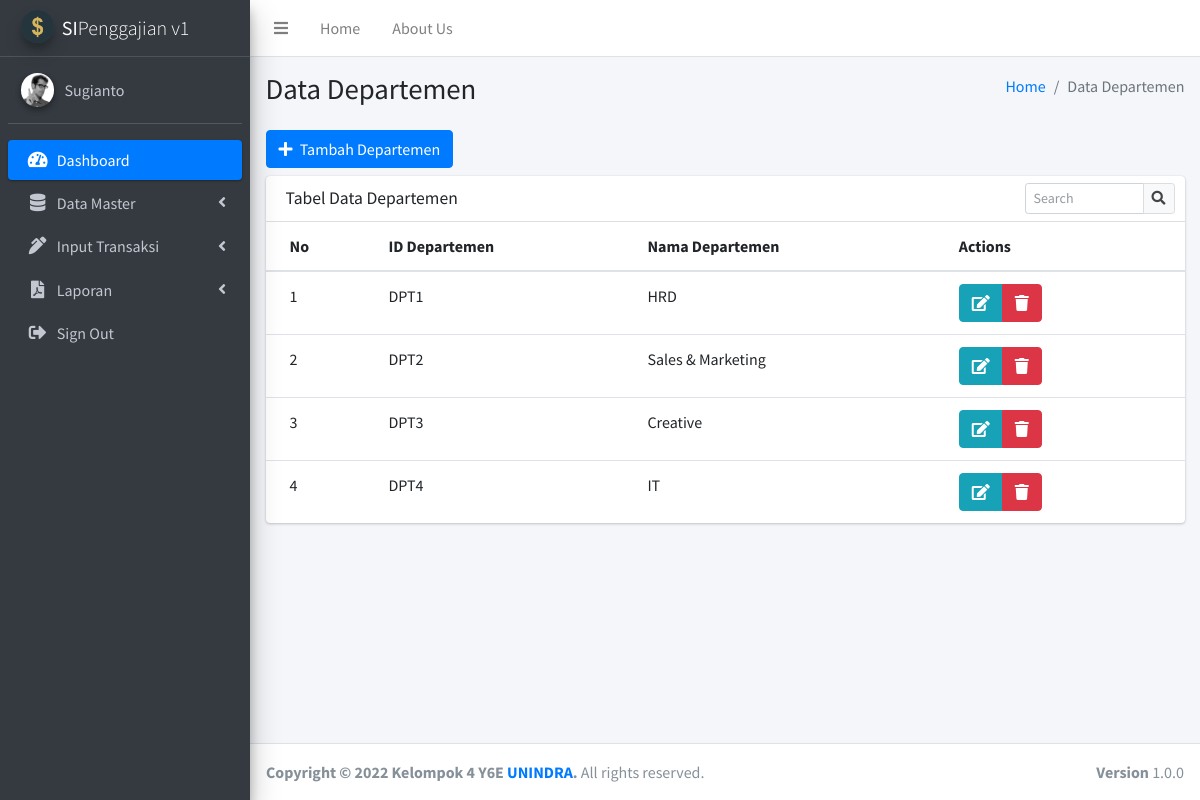
Page /data_master/data_departemen.php (signed in) on the committed database.
### tables this page shows
CREATE TABLE `karyawan` (
  `nik` varchar(15) NOT NULL,
  `id_jabatan` varchar(15) NOT NULL,
  `nama_karyawan` varchar(30) NOT NULL,
  `alamat` varchar(150) NOT NULL,
  `jenis_kelamin` varchar(30) NOT NULL,
  `no_telepon` varchar(15) NOT NULL,
  `ptkp` varchar(30) NOT NULL,
  `npwp` varchar(30) NOT NULL,
  `foto` varchar(50) NOT NULL,
  `tanggal_masuk` date NOT NULL,
  `tanggal_keluar` date NOT NULL
);

CREATE TABLE `departemen` (
  `id_departemen` varchar(15) NOT NULL,
  `nama_departemen` varchar(30) NOT NULL
);

### data_master/data_departemen.php (the view, shortened to what this page needs)
<?php
  require_once "../functions.php";
?>
<!DOCTYPE html>
<html lang="en">
<head>
  <?php include "../contents/headscript.php"; ?>
</head>
<body class="hold-transition sidebar-mini">
<div class="wrapper">
  <?php include "../contents/navbar.php"; ?>
  <?php include "../contents/sidebar.php"; ?>
  <div class="content-wrapper">
    <section class="content-header">
      <div class="container-fluid">
        <div class="row mb-2">
          <div class="col-sm-6">
            <h1>Data Departemen</h1>
          </div>
          <div class="col-sm-6">
            <ol class="breadcrumb float-sm-right">
              <li class="breadcrumb-item"><a href="#">Home</a></li>
              <li class="breadcrumb-item active">Data Departemen</li>
            </ol>
          </div>
        </div>
      </div>
    </section>
    <section class="content">
      <div class="container-fluid">
        <div class="row mb-2">
          <div class="col-12">
            <button type="button" class="btn btn-primary" id="tambahDepartemen"><i class="fa fa-plus mr-1"></i> Tambah Departemen</button>
          </div>
        </div>
        <div class="row">
          <div class="col-12">
            <div class="card">
              <div class="card-header">
                <h3 class="card-title">Tabel Data Departemen</h3>
                <div class="card-tools">
                  <div class="input-group input-group-sm" style="width: 150px;">
                    <input type="text" id="kata_kunci" name="kata_kunci" class="form-control float-right" placeholder="Search">
                    <div class="input-group-append">
                      <button type="submit" class="btn btn-default">
                        <i class="fas fa-search"></i>
                      </button>
                    </div>
                  </div>
                </div>
              </div>
              <div class="card-body table-responsive p-0">
                <table class="table table-hover text-nowrap">
                  <thead>
                    <tr>
                      <th>No</th>
                      <th>ID Departemen</th>
                      <th>Nama Departemen</th>
                      <th>Actions</th>
                    </tr>
                  </thead>
                  <tbody id="hasil_pencarian">
                    <?php
                      $conn = open_connection();
                      $query = "SELECT * FROM departemen";
                      $hasil = mysqli_query($conn, $query);
                      $i = 1;
                      while($row = mysqli_fetch_assoc($hasil) ){
                        echo "<tr>";
                        echo "<td>".$i++."</td>";
                        echo "<td>$row[id_departemen]</td>";
                        echo "<td>$row[nama_departemen]</td>";
                        echo "<td>
                        <div class='btn-group'>
                          <a href='#' onclick='edit_departemen(".'"'."$row[id_departemen]".'","'."$row[nama_departemen]".'"'.")' class='btn btn-info'><i class='fas fa-edit'></i></a>
                          <a onclick='konfirmasi()' href='hapus_departemen.php?id_departemen=$row[id_departemen]' class='btn btn-danger'><i class='fas fa-trash'></i></a>
                        </div>
                        </td>";
                        echo "</tr>";
                      }
                    ?>
                  </tbody>
                </table>
              </div>
            </div>
          </div>
        </div>
      </div>
    </section>
  </div>
  <?php include "../contents/footer.php"; ?>
</div>
</body>
</html>

### contents/sidebar.php (shortened to what this page needs)
<aside class="main-sidebar sidebar-dark-primary elevation-4">
  <a href="<?= BASE_URL ?>" class="brand-link">
    <img src="<?= BASE_URL ?>dist/img/logo.png" alt="SIPenggajian Logo" class="brand-image img-circle elevation-3" style="opacity: .8">
    <span class="brand-text font-weight-light"><b>SI</b>Penggajian v1</span>
  </a>
  <div class="sidebar">
    <div class="user-panel mt-3 pb-3 mb-3 d-flex">
      <div class="image">
        <img src="<?= BASE_URL ?>dist/uploads/<?php get_data_login('foto'); ?>" class="img-circle elevation-2" alt="User Image">
      </div>
      <div class="info">
        <a href="#" class="d-block"><?php get_data_login('nama_karyawan'); ?></a>
      </div>
    </div>
    <nav class="mt-2">
      <ul class="nav nav-pills nav-sidebar flex-column" data-widget="treeview" role="menu" data-accordion="false">
        <li class="nav-item">
          <a href="<?= BASE_URL ?>" class="nav-link active">
            <i class="nav-icon fas fa-tachometer-alt"></i>
            <p>
              Dashboard
            </p>
          </a>
        </li>
        <li class="nav-item">
          <?php hak_master(); ?>
            <i class="nav-icon fas fa-database"></i>
            <p>
              Data Master
              <?php ket_hak_master(); ?>
            </p>
          </a>
        </li>
        <li class="nav-item">
          <a href="#" class="nav-link">
            <i class="nav-icon fas fa-pen-alt"></i>
            <p>
              Input Transaksi
              <i class="right fas fa-angle-left"></i>
            </p>
          </a>
        </li>
        <li class="nav-item">
          <?php hak_laporan(); ?>
            <i class="nav-icon fas fa-file-pdf"></i>
            <p>
              Laporan
              <?php ket_hak_laporan(); ?>
            </p>
          </a>
        </li>
        <li class="nav-item">
          <a href="<?= BASE_URL ?>logout.php" onclick="return confirm('Yakin ingin keluar?')" class="nav-link">
            <i class="nav-icon fas fa-sign-out-alt"></i>
            <p>
              Sign Out
            </p>
          </a>
        </li>
      </ul>
    </nav>
  </div>
</aside>

### functions.php (shortened to what this page needs)
<?php
function get_data_login($data){
	$conn = open_connection();
	$username = $_SESSION['username'];
	$query = "SELECT * FROM karyawan k JOIN admin a ON a.username = '$username' AND k.nik = a.nik";
	$hasil = mysqli_query($conn, $query);
	$row = mysqli_fetch_assoc($hasil);
	echo $row[$data];
}
function hak_master(){
	$conn = open_connection();
	$username = $_SESSION['username'];
	$query = "SELECT * FROM admin WHERE username = '$username'";
	$hasil = mysqli_query($conn, $query);
	$row = mysqli_fetch_assoc($hasil);
	if ($row['status'] == 'HRD'){
		echo '<a href="#" class="nav-link">';
	}
}
function ket_hak_master(){
	$conn = open_connection();
	$username = $_SESSION['username'];
	$query = "SELECT * FROM admin WHERE username = '$username'";
	$hasil = mysqli_query($conn, $query);
	$row = mysqli_fetch_assoc($hasil);
	if ($row['status'] == 'HRD'){
		echo '<i class="right fas fa-angle-left"></i>';
	}
}
function hak_laporan(){
	$conn = open_connection();
	$username = $_SESSION['username'];
	$query = "SELECT * FROM admin WHERE username = '$username'";
	$hasil = mysqli_query($conn, $query);
	$row = mysqli_fetch_assoc($hasil);
	if ($row['status'] == 'HRD'){
		echo '<a href="#" class="nav-link">';
	}
}
function ket_hak_laporan(){
	$conn = open_connection();
	$username = $_SESSION['username'];
	$query = "SELECT * FROM admin WHERE username = '$username'";
	$hasil = mysqli_query($conn, $query);
	$row = mysqli_fetch_assoc($hasil);
	if ($row['status'] == 'HRD'){
		echo '<i class="right fas fa-angle-left"></i>';
	}
}
?>

### rows in the picture
karyawan: foto (picture), nama_karyawan "Sugianto"
departemen: id_departemen "DPT1", nama_departemen "HRD"
departemen: id_departemen "DPT2", nama_departemen "Sales & Marketing"
departemen: id_departemen "DPT3", nama_departemen "Creative"
departemen: id_departemen "DPT4", nama_departemen "IT"
